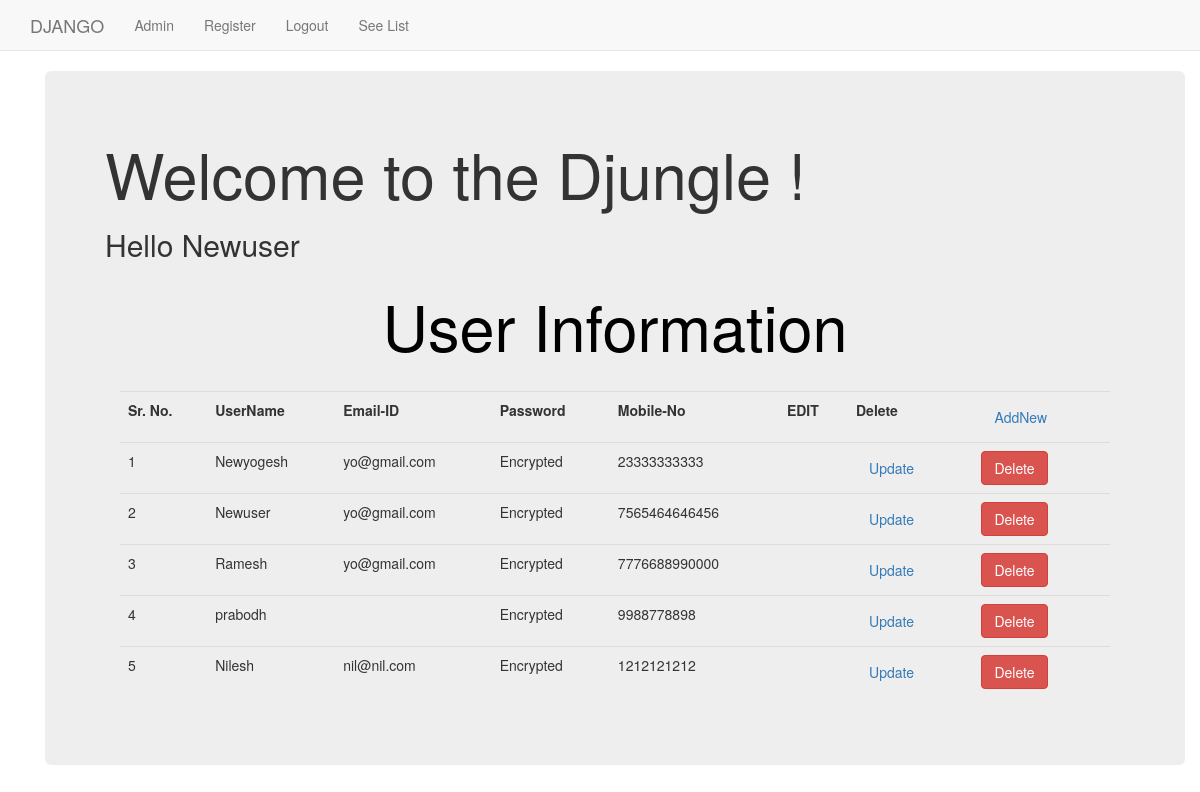
The page / (signed in) on the database its author committed.
### dappx/models.py (models this page shows, shortened)
class UserProfileInfo(models.Model):
    user = models.OneToOneField(User,on_delete=models.CASCADE)
    portfolio_site = models.URLField(blank=True)
    profile_pic = models.ImageField(upload_to='profile_pics',blank=True)
    mobile = models.IntegerField(blank=False)

### dappx/views.py (the view)
# urls.py: path('',views.index,name='index'),
def index(request):
    info = UserProfileInfo.objects.all()
    return render(request, 'dappx/index.html', {'dataa': info})

### templates/dappx/index.html (shortened to what this page needs)
{% extends "dappx/base.html" %}
{% block body_block %}
<div class="container">
  <div class="jumbotron">
    <h1>Welcome to the Djungle !</h1>
    {% if user.is_authenticated %}
        <h2>Hello {{ user.username }}</h2>
<div class="container">
    <table class="table" align="center" bgcolor="white"><font color="black"><center> <h1>User Information</h1></center></font><br>
    <tr class=" my-2 mx-2">
       <th class="my-2 mx-2">Sr. No. </th>
       <th> UserName </th>
       <th>Email-ID</th>
       <th>Password</th>
       <th>Mobile-No</th>
       <th>EDIT</th>
       <th>Delete</th>
        <th>
            <a href="{% url 'dappx:register' %}" class="btn btn-outline-success">
                     AddNew
            </a>
        </th>
    </tr>
    {% for item in dataa %}
    <tr>
        <td>{{ forloop.counter }}</td>
        <td>{{ item.user.username}}</td>
        <td>{{ item.user.email}}</td>
        <td>Encrypted</td>
         <td>{{ item.mobile}}</td>
        <td></td>
        <td><a class="btn btn-secondary" href="#">Update</a></td>
        <td><a class="btn btn-danger" href="#">Delete</a></td>
    </tr>
    {% endfor %}
    </table>
    </div>
    {% else %}
        <h2>Register or Login if you'd like to</h2>
    {% endif %}
  </div>
</div>
{% endblock %}

### rows shown on the page
UserProfileInfo: user.username "Newyogesh", user.email "yo@gmail.com", mobile "23333333333"
UserProfileInfo: user.username "Newuser", user.email "yo@gmail.com", mobile "7565464646456"
UserProfileInfo: user.username "Ramesh", user.email "yo@gmail.com", mobile "7776688990000"
UserProfileInfo: user.username "prabodh", mobile "9988778898"
UserProfileInfo: user.username "Nilesh", user.email "nil@nil.com", mobile "1212121212"

### other values the page prints
{{ user.username }} "Newuser"
